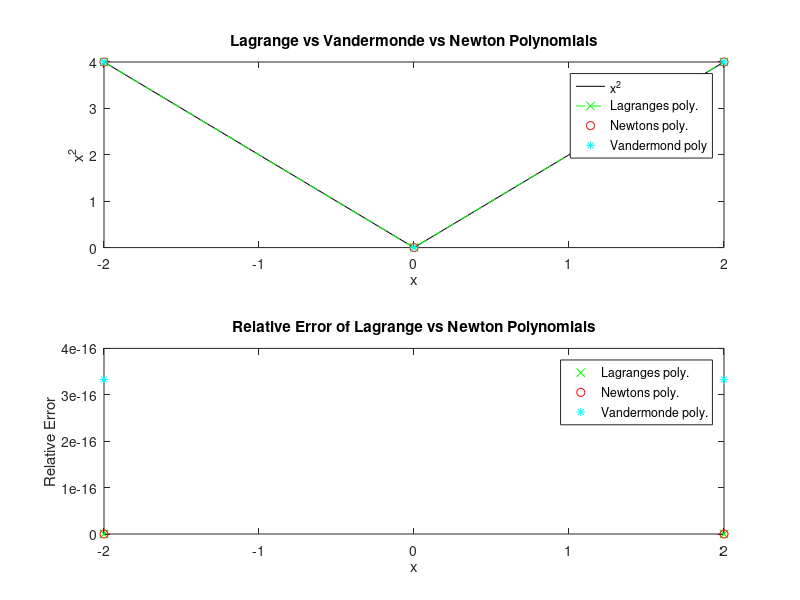

The MATLAB source for this figure:
%Final Question 2

clear all
close all

%Declare Variables 
n = 5;
x = linspace(-2, 2, n);
X = linspace(-2, 2, 3);
y = x.^2;
Y = X.^2;
L = ones(n,length(X));
P = zeros(size(X));
D = zeros(n, n);
a = zeros(1,n);
El = zeros(size(X));
En = zeros(size(X));
Ev = zeros(size(X));

%Computing Lagrange Polynomial
for i=1:n
    for j = 1:n
        if i ~= j
            L(i,:) = L(i,:).*(X-x(j))/(x(i)-x(j));
        end
    end
    P = P + y(i).*L(i,:);
end    

%Computing Newtons Divided Dif table
for i = 1:n
    D(i,1) = y(i);
end

for j = 2:n
    for k = j:n
        D(k,j) = (D(k,j-1) - D(k-1,j-1))/(x(k)-x(k-j+1));
    end
end    

%Using Horners Method to create Newtons Polynomial
S = D(end,end);
for i = n-1:-1:1
    S = S.*(X-x(i)) + D(i,i);
end

%computing Vandermonde 
V = polyfit(X, Y, (n-1));
Vy = polyval(V,X);


%Computing Error for Lagrange
El = abs((Y - P)./Y);

%Computiing Error for Newton
En = abs((Y - S)./Y);

%Computiing Error for Newton
EV = abs((Y - Vy)./Y);

%Plotting 
figure
subplot(2,1,1);
plot(X,Y,'black');
hold on
plot(X,P,'g--x');
plot(X,S,'ro');
plot(X,Vy,'c*');
title('Lagrange vs Vandermonde vs Newton Polynomials');
legend('x^2', 'Lagranges poly.', 'Newtons poly.', 'Vandermond poly');
xlabel('x');
ylabel('x^2');
subplot(2,1,2);
plot(X,El,'gx');
hold on
plot(X,En,'ro');
plot(X,EV,'c*');
title('Relative Error of Lagrange vs Newton Polynomials');
legend('Lagranges poly.', 'Newtons poly.', 'Vandermonde poly.');
xlabel('x');
ylabel('Relative Error');